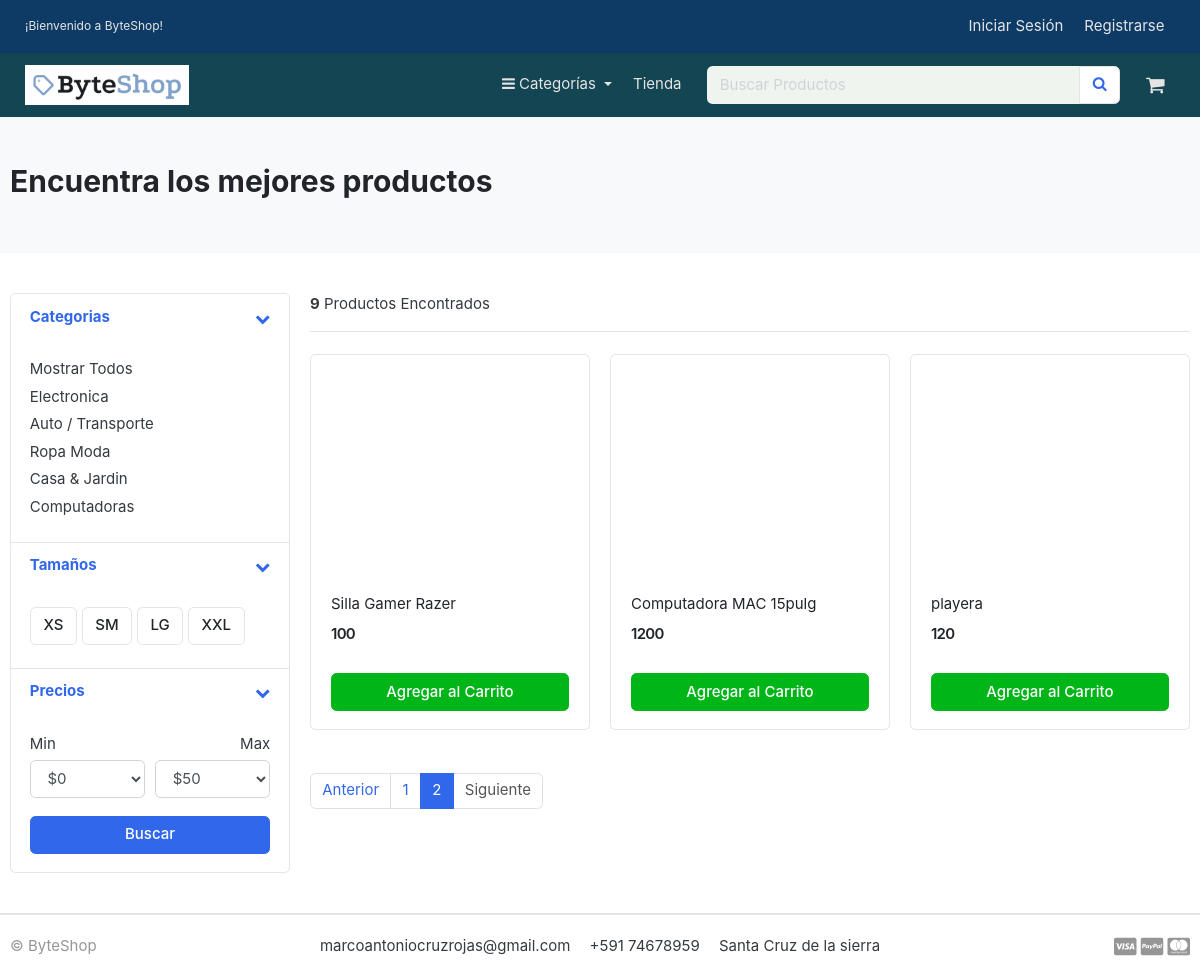
The page /store/?page=2 on the database its author committed.
### category/models.py (models this page shows, shortened)
class Category(models.Model):
    category_name = models.CharField(max_length=20, unique=True)
    description = models.CharField(max_length=255, blank=True)
    slug =  models.CharField(max_length=100, unique=True)
    cat_image =  models.ImageField(upload_to='photos/categories', blank=True)
    class Meta:
        verbose_name = 'Category'
        verbose_name_plural = 'Categories'
    def get_url(self):
        return reverse('products_by_category', args=[self.slug])

### store/models.py (models this page shows, shortened)
class Product(models.Model):
    product_name = models.CharField(max_length=200, unique=True)
    slug = models.CharField(max_length=200, unique=True)
    description = models.TextField(max_length=500, blank=True)
    price = models.IntegerField()
    images = images = CloudinaryField('image')#models.ImageField(upload_to='photos/products')
    stock = models.IntegerField()
    is_available = models.BooleanField(default=True)
    category = models.ForeignKey(Category, on_delete=models.CASCADE)
    created_date = models.DateTimeField(auto_now_add=True)
    modified_date = models.DateTimeField(auto_now=True)
    def get_url(self):
        return reverse('product_detail', args=[self.category.slug, self.slug])

### store/views.py (the view)
# urls.py: path('store/', include('store.urls')),
def store(request, category_slug=None):
    categories = None
    products = None
    if category_slug != None:
        categories = get_object_or_404(Category, slug=category_slug)
        products = Product.objects.filter(category=categories, is_available=True).order_by('id')
        paginator = Paginator(products, 6)
        page = request.GET.get('page')
        paged_products = paginator.get_page(page)
        product_count = products.count()
    else:
        products = Product.objects.all().filter(is_available=True).order_by('id')
        paginator = Paginator(products, 6)
        page = request.GET.get('page')
        paged_products = paginator.get_page(page)
        product_count = products.count()
    context = {
        'products' : paged_products,
        'product_count' : product_count,
    }
    return render(request, 'store/store.html', context)

### carts/context_processors.py (called while the page is built)
def counter(request):
    cart_count = 0
    try:
        cart = Cart.objects.filter(cart_id=_cart_id(request))
        if request.user.is_authenticated:
            cart_items = CartItem.objects.all().filter(user=request.user)
        else:
            cart_items = CartItem.objects.all().filter(cart=cart[:1])
        for cart_item in cart_items:
            cart_count += cart_item.quantity
    except Cart.DoesNotExist:
        cart_count = 0
    return dict(cart_count=cart_count)

### carts/views.py (called while the page is built)
def _cart_id(request):
    cart = request.session.session_key
    if not cart:
        cart = request.session.create()
    return cart

### category/context_processors.py (called while the page is built)
def menu_links(request):
    links = Category.objects.all()
    return dict(links=links)

### templates/store/store.html (shortened to what this page needs)
{% extends 'base.html' %}
{% block content %}
<section class="section-pagetop bg">
  <div class="container">
    <h2 class="title-page">Encuentra los mejores productos</h2>
  </div>
</section>
<section class="section-content padding-y">
  <div class="container">
    <div class="row">
      <aside class="col-md-3">
        <div class="card">
          <article class="filter-group">
            <header class="card-header">
              <a href="#" data-toggle="collapse" data-target="#collapse_1" aria-expanded="true" class="">
                <i class="icon-control fa fa-chevron-down"></i>
                <h6 class="title">Categorias</h6>
              </a>
            </header>
            <div class="filter-content collapse show" id="collapse_1" style="">
              <div class="card-body">
                <ul class="list-menu">
                  <li><a href="{% url 'store' %}">Mostrar Todos</a></li>
                  {% for category in links %}
                  <li><a href="{{ category.get_url }}">{{ category.category_name}}</a></li>
                  {% endfor %}
                </ul>
              </div>
            </div>
          </article>
          <article class="filter-group">
            <header class="card-header">
              <a href="#" data-toggle="collapse" data-target="#collapse_4" aria-expanded="true" class="">
                <i class="icon-control fa fa-chevron-down"></i>
                <h6 class="title">Tamaños </h6>
              </a>
            </header>
            <div class="filter-content collapse show" id="collapse_4" style="">
              <div class="card-body">
                <label class="checkbox-btn">
                  <span class="btn btn-light"> XS </span>
                </label>
                <label class="checkbox-btn">
                  <span class="btn btn-light"> SM </span>
                </label>
                <label class="checkbox-btn">
                  <span class="btn btn-light"> LG </span>
                </label>
                <label class="checkbox-btn">
                  <span class="btn btn-light"> XXL </span>
                </label>
              </div>
            </div>
          </article>
          <article class="filter-group">
            <header class="card-header">
              <a href="#" data-toggle="collapse" data-target="#collapse_3" aria-expanded="true" class="">
                <i class="icon-control fa fa-chevron-down"></i>
                <h6 class="title">Precios </h6>
              </a>
            </header>
            <div class="filter-content collapse show" id="collapse_3" style="">
              <div class="card-body">
                <div class="form-row">
                  <div class="form-group col-md-6">
                    <label>Min</label>
                    <select class="mr-2 form-control">
                      <option value="0">$0</option>
                    </select>
                  </div>
                  <div class="form-group text-right col-md-6">
                    <label>Max</label>
                    <select class="mr-2 form-control">
                      <option value="50">$50</option>
                    </select>
                  </div>
                </div>
                <button class="btn btn-block btn-primary">Buscar</button>
              </div>
            </div>
          </article>
        </div>
      </aside>
      <main class="col-md-9">
        <header class="border-bottom mb-4 pb-3">
          <div class="form-inline">
            <span class="mr-md-auto"><b>{{ product_count }}</b> Productos Encontrados </span>
          </div>
        </header>
        <div class="row">
          {% if products %}
          {% for product in products %}
          <div class="col-md-4">
            <figure class="card card-product-grid">
              <div class="img-wrap">
              </div>
              <figcaption class="info-wrap">
                <div class="fix-height">
                  <a href="{{ product.get_url }}" class="title">{{product.product_name}}</a>
                  <div class="price-wrap mt-2">
                    <span class="price">{{ product.price }}</span>
                  </div>
                </div>
                <a href="{% url 'add_cart' product.id %}" class="btn btn-block btn-success">Agregar al Carrito </a>
              </figcaption>
            </figure>
          </div>
          {% endfor %}
          {% else %}
          <div style="text-align: center; color: darkgray; font-size: small;">
              <h2>No se han encontrado resultados para tu búsqueda</h2>
          </div>
          {% endif %}
        </div>
        <nav class="mt-4" aria-label="Page navigation sample">
          {% if products.has_other_pages %}
          <ul class="pagination">
            {% if products.has_previous %}
            <li class="page-item"><a class="page-link" href="?page={{ products.previous_page_number }}">Anterior</a></li>
            {% else %}
            <li class="page-item disabled"><a class="page-link" href="#">Anterior</a></li>
            {% endif %}
            {% for i in products.paginator.page_range %}
              {% if products.number == i %}
              <li class="page-item active"><a class="page-link" href="#">{{i}}</a></li>
              {% else %}
              <li class="page-item"><a class="page-link" href="?page={{i}}">{{i}}</a></li>
              {% endif %}
            {% endfor %}
            {% if products.has_next %}
              <li class="page-item"><a class="page-link" href="?page={{products.next_page_number}}">Siguiente</a></li>
            {% else %}
              <li class="page-item disabled"><a class="page-link" href="#">Siguiente</a></li>
            {% endif %}
          </ul>
          {% endif %}
        </nav>
      </main>
    </div>
  </div>
</section>
{% endblock %}

### ecommerce/static/css/ui.css (style rules this page uses)
html { font-family: "Inter", sans-serif; font-size: 15px; }
.img-wrap { text-align: center; display: block; }
.price-wrap { letter-spacing: -0.7px; }
.padding-y { padding-top: 40px; padding-bottom: 40px; }
figure { margin-bottom: 0; }
article:after, .form-group:after { display: block; clear: both; content: ""; }
.bg { background-color: #f8f9fa; }
.title-page { color: #212529; }
.btn-light { background-color: #fff; border-color: #e4e4e4; }
[class*=list-] li:after { visibility: hidden; display: block; content: ""; overflow: hidden; height: 0; clear: both; }
.list-menu { list-style: none; margin: 0; padding-left: 0; }
.list-menu li { margin-bottom: 5px; }
.list-menu a { color: #343a40; }
[class*=card-product] a.title { color: #212529; display: block; }
[class*=card-product] .img-wrap { overflow: hidden; position: relative; }
.card-product-grid { margin-bottom: 20px; }
.card-product-grid .img-wrap { border-radius: 0.2rem 0.2rem 0 0; height: 220px; }
.card-product-grid .info-wrap { overflow: hidden; padding: 18px 20px; }
.card-product-grid .fix-height { height: 80px; overflow: hidden; }
.card .img-wrap { overflow: hidden; }
.price { font-weight: 600; color: #212529; }
.icon-control { margin-top: 5px; float: right; font-size: 80%; }
.card-header .title { margin-bottom: 0; line-height: 1.5; }
.filter-group { border-bottom: 1px solid #e4e4e4; }
.filter-group .card-header { border-bottom: 0; }
.filter-group:last-child { border-bottom: 0; }
.checkbox-btn { position: relative; }
.section-pagetop { padding: 45px 0; }

### rows shown on the page
Category: category_name "Electronica"
Category: category_name "Auto / Transporte"
Category: category_name "Ropa Moda"
Category: category_name "Casa & Jardin"
Category: category_name "Computadoras"
Product: product_name "Silla Gamer Razer", price "100"
Product: product_name "Computadora MAC 15pulg", price "1200"
Product: product_name "playera", price "120"

### other values the page prints
{{ product_count }} "9"
{{ i }} "1"
{{ i }} "2"
